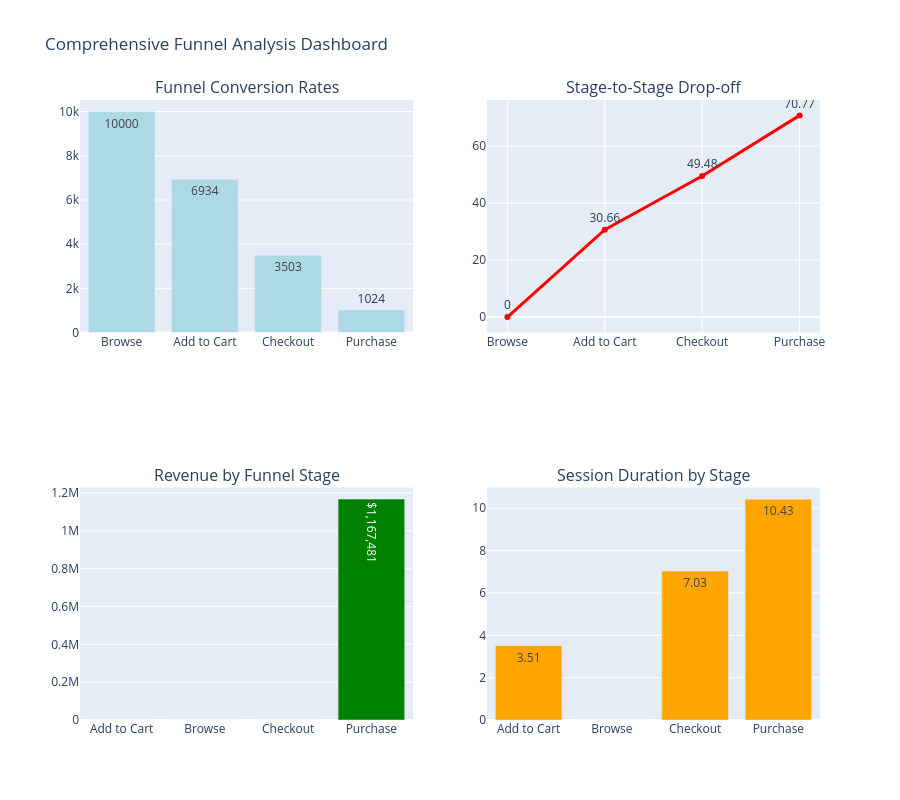

Notebook code cell kept with this figure:
### Markdown cell above
#Visualization - Overall Funnel

### Code cell
from plotly.subplots import make_subplots
import plotly.graph_objects as go

# Create subplot layout
fig = make_subplots(
    rows=2, cols=2,
    subplot_titles=(
        "Funnel Conversion Rates",
        "Stage-to-Stage Drop-off",
        "Revenue by Funnel Stage",
        "Session Duration by Stage"
    )
)

# ------------------ 1️ Funnel Sessions ------------------
fig.add_trace(
    go.Bar(
        x=funnel_df['Stage'],
        y=funnel_df['Sessions'],
        text=funnel_df['Sessions'],
        textposition='auto',
        name='Sessions',
        marker_color='lightblue'
    ),
    row=1, col=1
)

# ------------------ 2️ Drop-off Rates ------------------
fig.add_trace(
    go.Scatter(
        x=funnel_df['Stage'],
        y=funnel_df['Drop_Off_Rate (%)'],
        mode='lines+markers+text',
        text=funnel_df['Drop_Off_Rate (%)'],
        textposition='top center',
        name='Drop-off Rate (%)',
        line=dict(color='red', width=3)
    ),
    row=1, col=2
)

# ------------------ 3️ Revenue by Stage ------------------
revenue_by_stage = session_summary.groupby('Max_Funnel_Stage')['Revenue'].sum().reset_index()

fig.add_trace(
    go.Bar(
        x=revenue_by_stage['Max_Funnel_Stage'],
        y=revenue_by_stage['Revenue'],
        text=[f"${x:,.0f}" for x in revenue_by_stage['Revenue']],
        textposition='auto',
        name='Revenue',
        marker_color='green'
    ),
    row=2, col=1
)

# ------------------ 4️ Avg Session Duration ------------------
duration_by_stage = session_summary.groupby('Max_Funnel_Stage')['Session_Duration_Min'].mean().reset_index()

fig.add_trace(
    go.Bar(
        x=duration_by_stage['Max_Funnel_Stage'],
        y=duration_by_stage['Session_Duration_Min'],
        text=duration_by_stage['Session_Duration_Min'].round(2),
        textposition='auto',
        name='Avg Session Duration (min)',
        marker_color='orange'
    ),
    row=2, col=2
)

# Layout settings
fig.update_layout(
    height=800,
    title_text="Comprehensive Funnel Analysis Dashboard",
    showlegend=False
)

fig.show()

### Figure 1 — Plotly figure (JSON) as saved in the notebook; plotly's stock layout.template omitted (floating-point values rounded to 4 significant figures)
{"data": [{"marker": {"color": "lightblue"}, "name": "Sessions", "text": [10000.0, 6934.0, 3503.0, 1024.0], "textposition": "auto", "type": "bar", "x": ["Browse", "Add to Cart", "Checkout", "Purchase"], "xaxis": "x", "y": [10000, 6934, 3503, 1024], "yaxis": "y"}, {"line": {"color": "red", "width": 3}, "mode": "lines+markers+text", "name": "Drop-off Rate (%)", "text": [0.0, 30.66, 49.48, 70.77], "textposition": "top center", "type": "scatter", "x": ["Browse", "Add to Cart", "Checkout", "Purchase"], "xaxis": "x2", "y": [0.0, 30.66, 49.48, 70.77], "yaxis": "y2"}, {"marker": {"color": "green"}, "name": "Revenue", "text": ["$0", "$0", "$0", "$1,167,481"], "textposition": "auto", "type": "bar", "x": ["Add to Cart", "Browse", "Checkout", "Purchase"], "xaxis": "x3", "y": [0.0, 0.0, 0.0, 1167000.0], "yaxis": "y3"}, {"marker": {"color": "orange"}, "name": "Avg Session Duration (min)", "text": [3.51, 0.0, 7.03, 10.43], "textposition": "auto", "type": "bar", "x": ["Add to Cart", "Browse", "Checkout", "Purchase"], "xaxis": "x4", "y": [3.511, 0.0, 7.034, 10.43], "yaxis": "y4"}], "layout": {"annotations": [{"font": {"size": 16}, "showarrow": false, "text": "Funnel Conversion Rates", "x": 0.225, "xanchor": "center", "xref": "paper", "y": 1, "yanchor": "bottom", "yref": "paper"}, {"font": {"size": 16}, "showarrow": false, "text": "Stage-to-Stage Drop-off", "x": 0.775, "xanchor": "center", "xref": "paper", "y": 1, "yanchor": "bottom", "yref": "paper"}, {"font": {"size": 16}, "showarrow": false, "text": "Revenue by Funnel Stage", "x": 0.225, "xanchor": "center", "xref": "paper", "y": 0.375, "yanchor": "bottom", "yref": "paper"}, {"font": {"size": 16}, "showarrow": false, "text": "Session Duration by Stage", "x": 0.775, "xanchor": "center", "xref": "paper", "y": 0.375, "yanchor": "bottom", "yref": "paper"}], "height": 800, "showlegend": false, "title": {"text": "Comprehensive Funnel Analysis Dashboard"}, "xaxis": {"anchor": "y", "domain": [0, 0.45]}, "xaxis2": {"anchor": "y2", "domain": [0.55, 1]}, "xaxis3": {"anchor": "y3", "domain": [0, 0.45]}, "xaxis4": {"anchor": "y4", "domain": [0.55, 1]}, "yaxis": {"anchor": "x", "domain": [0.625, 1]}, "yaxis2": {"anchor": "x2", "domain": [0.625, 1]}, "yaxis3": {"anchor": "x3", "domain": [0, 0.375]}, "yaxis4": {"anchor": "x4", "domain": [0, 0.375]}}}
